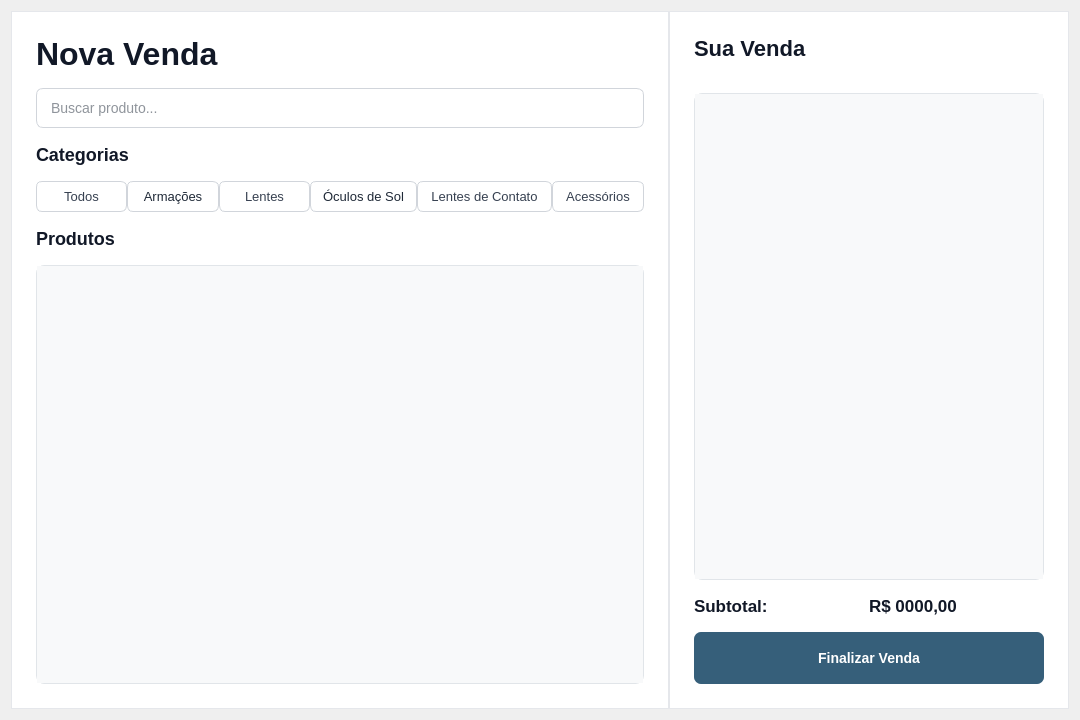
<?xml version="1.0" encoding="UTF-8"?>
<ui version="4.0">
 <class>salePage</class>
 <widget class="QWidget" name="salePage">
  <property name="geometry">
   <rect>
    <x>0</x>
    <y>0</y>
    <width>1080</width>
    <height>720</height>
   </rect>
  </property>
  <property name="windowTitle">
   <string>Form</string>
  </property>
  <property name="styleSheet">
   <string notr="true">
/* =========================================================
   3. CONTENT FRAME - NOVA VENDA
   ========================================================= */

QFrame#contentFrame {
    background-color: #FFFFFF;
    border: 1px solid #E5E7EB;
}


/* ---------- Título ---------- */

QLabel#pageTitleLabel {
    color: #111827;

    font-size: 32px;
    font-weight: 700;

    background-color: transparent;
    border: none;
}


/* ---------- Títulos de seção ---------- */

QLabel#categoriesLabel,
QLabel#productsLabel {

    color: #111827;

    font-size: 18px;
    font-weight: 600;

    background-color: transparent;
    border: none;
}


/* =========================================================
   4. CAMPO DE BUSCA
   ========================================================= */

QLineEdit#productSearch {

    background-color: #FFFFFF;

    color: #1F2937;

    border: 1px solid #D1D5DB;
    border-radius: 7px;

    padding: 9px 12px;

    font-size: 14px;
}


QLineEdit#productSearch:hover {
    border: 1px solid #9CA3AF;
}


QLineEdit#productSearch:focus {
    background-color: #FFFFFF;

    border: 1px solid #4F7FA3;
}


/* =========================================================
   5. CATEGORIAS
   ========================================================= */

QWidget#categoryContainer {
    background-color: transparent;

    border: none;
}


/* ---------- Botões ---------- */

QPushButton#allCategoriesButton,
QPushButton#frameCategoryButton,
QPushButton#lensCategoryButton,
QPushButton#sunglassesCategoryButton,
QPushButton#contactLensesCategoryButton,
QPushButton#accessoriesCategoryButton {

    background-color: #FFFFFF;

    color: #374151;

    border: 1px solid #D1D5DB;
    border-radius: 6px;

    padding: 7px 13px;

    font-size: 13px;
}


QPushButton#allCategoriesButton:hover,
QPushButton#frameCategoryButton:hover,
QPushButton#lensCategoryButton:hover,
QPushButton#sunglassesCategoryButton:hover,
QPushButton#contactLensesCategoryButton:hover,
QPushButton#accessoriesCategoryButton:hover {

    background-color: #F3F6F9;

    color: #24516F;

    border: 1px solid #9CAFC0;
}


QPushButton#allCategoriesButton:pressed,
QPushButton#frameCategoryButton:pressed,
QPushButton#lensCategoryButton:pressed,
QPushButton#sunglassesCategoryButton:pressed,
QPushButton#contactLensesCategoryButton:pressed,
QPushButton#accessoriesCategoryButton:pressed {

    background-color: #E8EEF3;
}


QPushButton#allCategoriesButton:checked,
QPushButton#frameCategoryButton:checked,
QPushButton#lensCategoryButton:checked,
QPushButton#sunglassesCategoryButton:checked,
QPushButton#contactLensesCategoryButton:checked,
QPushButton#accessoriesCategoryButton:checked {

    background-color: #E7F0F7;

    color: #24516F;

    border: 1px solid #7FA4BF;
}


/* =========================================================
   6. ÁREA DOS PRODUTOS
   ========================================================= */

QScrollArea#productScrollArea {

    background-color: #F8F9FA;

    border: 1px solid #E1E5E9;
    border-radius: 8px;
}


QScrollArea#productScrollArea QWidget#qt_scrollarea_viewport {

    background-color: #F8F9FA;

    border-radius: 8px;
}


QWidget#productsContainer {

    background-color: #F8F9FA;

    border: none;
}


/* =========================================================
   8. SALE FRAME - SUA VENDA
   ========================================================= */

QFrame#saleFrame {
    background-color: #FFFFFF;
    border: 1px solid #E5E7EB;
}


/* ---------- Título ---------- */

QLabel#yourSaleLabel {

    color: #111827;

    font-size: 22px;
    font-weight: 700;

    background-color: transparent;
    border: none;
}


/* =========================================================
   9. SALE SCROLL AREA
   ========================================================= */

QScrollArea#saleScrollArea {

    background-color: #F8F9FA;

    border: 1px solid #E1E5E9;
    border-radius: 8px;
}


QScrollArea#saleScrollArea QWidget#qt_scrollarea_viewport {

    background-color: #F8F9FA;

    border-radius: 8px;
}


QWidget#saleLayoutWidgetContents {

    background-color: #F8F9FA;

    border: none;
}


/* =========================================================
   10. SALE ITEM
   ========================================================= */

QFrame#saleItem {

    background-color: #FFFFFF;

    border: 1px solid #E1E5E9;
    border-radius: 9px;
}


/* ---------- Container ---------- */

QWidget#productContainer,
QWidget#productNameAndPrice,
QWidget#productPriceXQuantityWidget,
QWidget#quantityButtons {

    background-color: transparent;

    border: none;
}


/* ---------- Nome ---------- */

QLabel#productNameLabel {

    color: #111827;

    font-size: 15px;
    font-weight: 600;

    background-color: transparent;
    border: none;
}


/* ---------- Preço unitário ---------- */

QLabel#productBasePriceLabel {

    color: #4B5563;

    font-size: 13px;

    background-color: transparent;
    border: none;
}


/* ---------- Quantidade no preço ---------- */

QLabel#productQuantity {

    color: #4B5563;

    font-size: 13px;

    background-color: transparent;
    border: none;
}


/* ---------- Preço total ---------- */

QLabel#productTotalPrice {

    color: #111827;

    font-size: 14px;
    font-weight: 700;

    background-color: transparent;
    border: none;
}


/* ---------- Quantidade ---------- */

QLabel#productQuantityLabel {

    color: #374151;

    font-size: 13px;
    font-weight: 500;

    background-color: transparent;
    border: none;

    min-width: 20px;
}


/* =========================================================
   11. BOTÕES + E -
   ========================================================= */

QPushButton#decreaseButton,
QPushButton#increaseButton {

    background-color: #F3F4F6;

    color: #374151;

    border: 1px solid #D1D5DB;
    border-radius: 6px;

    min-width: 30px;
    max-width: 30px;

    min-height: 30px;
    max-height: 30px;

    padding: 0;

    font-size: 14px;
    font-weight: 500;
}


QPushButton#decreaseButton:hover,
QPushButton#increaseButton:hover {

    background-color: #E9EEF2;

    color: #24516F;

    border: 1px solid #B8C5CF;
}


QPushButton#decreaseButton:pressed,
QPushButton#increaseButton:pressed {

    background-color: #DCE6EC;
}


/* =========================================================
   12. REMOVER ITEM
   ========================================================= */

QPushButton#removeItem {

    background-color: #FFFFFF;

    color: #6B7280;

    border: 1px solid #D1D5DB;
    border-radius: 6px;

    padding: 6px 11px;

    font-size: 13px;
}


QPushButton#removeItem:hover {

    background-color: #FEF2F2;

    color: #B42318;

    border: 1px solid #F0B4B4;
}


QPushButton#removeItem:pressed {

    background-color: #FEE2E2;
}


/* =========================================================
   13. SUBTOTAL
   ========================================================= */

QWidget#subTotalValueContainer {

    background-color: transparent;

    border: none;
}


QLabel#subtotalLabel {

    color: #111827;

    font-size: 17px;
    font-weight: 600;

    background-color: transparent;
    border: none;
}


QLabel#subtotalValueLabel {

    color: #111827;

    font-size: 17px;
    font-weight: 700;

    background-color: transparent;
    border: none;
}


/* =========================================================
   14. FINALIZAR VENDA
   ========================================================= */

QPushButton#finishSaleButton {

    background-color: #365F7A;

    color: #FFFFFF;

    border: none;
    border-radius: 7px;

    min-height: 38px;

    font-size: 14px;
    font-weight: 600;
}


QPushButton#finishSaleButton:hover {

    background-color: #2E526A;
}


QPushButton#finishSaleButton:pressed {

    background-color: #274657;
}


QPushButton#finishSaleButton:disabled {

    background-color: #CBD5DC;

    color: #F8FAFC;
}


/* =========================================================
   15. SCROLLBARS
   ========================================================= */

QScrollBar:vertical {

    background-color: #F8F9FA;

    width: 10px;

    margin: 4px 3px 4px 0px;

    border: none;

    border-radius: 5px;
}


QScrollBar::handle:vertical {

    background-color: #C7CDD4;

    min-height: 40px;

    border-radius: 5px;
}


QScrollBar::handle:vertical:hover {

    background-color: #AEB7C1;
}


QScrollBar::add-line:vertical,
QScrollBar::sub-line:vertical {

    height: 0px;

    border: none;

    background: none;
}


QScrollBar::add-page:vertical,
QScrollBar::sub-page:vertical {

    background: transparent;
}


/* =========================================================
   16. BOTÕES GENÉRICOS
   =========================================================
   
   Mantido propositalmente no final.
   Os estilos específicos acima têm prioridade por
   utilizarem objectName.
   ========================================================= */

QPushButton {

    background-color: #FFFFFF;

    color: #1F2937;

    border: 1px solid #D1D5DB;

    border-radius: 6px;

    padding: 7px 12px;

    font-size: 13px;
}


QPushButton:hover {

    background-color: #F3F4F6;

    border: 1px solid #B7BEC7;
}


QPushButton:pressed {

    background-color: #E5E7EB;
}


QPushButton:disabled {

    background-color: #F3F4F6;

    color: #9CA3AF;

    border: 1px solid #E5E7EB;
}</string>
  </property>
  <layout class="QVBoxLayout" name="verticalLayout_11">
   <item>
    <widget class="QWidget" name="salePageContainer" native="true">
     <property name="minimumSize">
      <size>
       <width>200</width>
       <height>0</height>
      </size>
     </property>
     <layout class="QHBoxLayout" name="horizontalLayout_6">
      <property name="leftMargin">
       <number>0</number>
      </property>
      <property name="topMargin">
       <number>0</number>
      </property>
      <property name="rightMargin">
       <number>0</number>
      </property>
      <property name="bottomMargin">
       <number>0</number>
      </property>
      <item>
       <layout class="QHBoxLayout" name="salePageContainerLayout">
        <property name="spacing">
         <number>0</number>
        </property>
        <item>
         <widget class="QFrame" name="contentFrame">
          <property name="sizePolicy">
           <sizepolicy hsizetype="Expanding" vsizetype="Preferred">
            <horstretch>0</horstretch>
            <verstretch>0</verstretch>
           </sizepolicy>
          </property>
          <property name="minimumSize">
           <size>
            <width>320</width>
            <height>0</height>
           </size>
          </property>
          <property name="styleSheet">
           <string notr="true"/>
          </property>
          <property name="frameShape">
           <enum>QFrame::Shape::StyledPanel</enum>
          </property>
          <property name="frameShadow">
           <enum>QFrame::Shadow::Raised</enum>
          </property>
          <layout class="QVBoxLayout" name="verticalLayout_5">
           <property name="spacing">
            <number>0</number>
           </property>
           <property name="leftMargin">
            <number>0</number>
           </property>
           <property name="topMargin">
            <number>0</number>
           </property>
           <property name="rightMargin">
            <number>0</number>
           </property>
           <property name="bottomMargin">
            <number>0</number>
           </property>
           <item>
            <layout class="QVBoxLayout" name="contentLayout">
             <property name="spacing">
              <number>16</number>
             </property>
             <property name="leftMargin">
              <number>24</number>
             </property>
             <property name="topMargin">
              <number>24</number>
             </property>
             <property name="rightMargin">
              <number>24</number>
             </property>
             <property name="bottomMargin">
              <number>24</number>
             </property>
             <item>
              <widget class="QLabel" name="pageTitleLabel">
               <property name="sizePolicy">
                <sizepolicy hsizetype="Preferred" vsizetype="Preferred">
                 <horstretch>0</horstretch>
                 <verstretch>0</verstretch>
                </sizepolicy>
               </property>
               <property name="maximumSize">
                <size>
                 <width>16777215</width>
                 <height>40</height>
                </size>
               </property>
               <property name="font">
                <font>
                 <family>Segoe UI</family>
                 <pointsize>-1</pointsize>
                 <bold>true</bold>
                </font>
               </property>
               <property name="text">
                <string>Nova Venda</string>
               </property>
              </widget>
             </item>
             <item>
              <widget class="QLineEdit" name="productSearch">
               <property name="minimumSize">
                <size>
                 <width>0</width>
                 <height>40</height>
                </size>
               </property>
               <property name="placeholderText">
                <string>Buscar produto...</string>
               </property>
              </widget>
             </item>
             <item>
              <widget class="QLabel" name="categoriesLabel">
               <property name="maximumSize">
                <size>
                 <width>16777215</width>
                 <height>30</height>
                </size>
               </property>
               <property name="font">
                <font>
                 <family>Segoe UI</family>
                 <pointsize>-1</pointsize>
                 <fontweight>DemiBold</fontweight>
                </font>
               </property>
               <property name="text">
                <string>Categorias</string>
               </property>
              </widget>
             </item>
             <item>
              <widget class="QWidget" name="categoryContainer" native="true">
               <layout class="QHBoxLayout" name="horizontalLayout_7">
                <property name="spacing">
                 <number>0</number>
                </property>
                <property name="leftMargin">
                 <number>0</number>
                </property>
                <property name="topMargin">
                 <number>0</number>
                </property>
                <property name="rightMargin">
                 <number>0</number>
                </property>
                <property name="bottomMargin">
                 <number>0</number>
                </property>
                <item>
                 <layout class="QHBoxLayout" name="horizontalLayout">
                  <item>
                   <widget class="QPushButton" name="allCategoriesButton">
                    <property name="maximumSize">
                     <size>
                      <width>16777215</width>
                      <height>16777215</height>
                     </size>
                    </property>
                    <property name="text">
                     <string>Todos</string>
                    </property>
                   </widget>
                  </item>
                  <item>
                   <widget class="QPushButton" name="frameCategory">
                    <property name="text">
                     <string>Armações</string>
                    </property>
                   </widget>
                  </item>
                  <item>
                   <widget class="QPushButton" name="lensCategoryButton">
                    <property name="text">
                     <string>Lentes</string>
                    </property>
                   </widget>
                  </item>
                  <item>
                   <widget class="QPushButton" name="pushButton">
                    <property name="text">
                     <string>Óculos de Sol</string>
                    </property>
                   </widget>
                  </item>
                  <item>
                   <widget class="QPushButton" name="contactLensesCategoryButton">
                    <property name="minimumSize">
                     <size>
                      <width>0</width>
                      <height>0</height>
                     </size>
                    </property>
                    <property name="text">
                     <string>Lentes de Contato</string>
                    </property>
                   </widget>
                  </item>
                  <item>
                   <widget class="QPushButton" name="accessoriesCategoryButton">
                    <property name="text">
                     <string>Acessórios</string>
                    </property>
                   </widget>
                  </item>
                 </layout>
                </item>
               </layout>
              </widget>
             </item>
             <item>
              <widget class="QLabel" name="productsLabel">
               <property name="font">
                <font>
                 <family>Segoe UI</family>
                 <pointsize>-1</pointsize>
                 <fontweight>DemiBold</fontweight>
                </font>
               </property>
               <property name="text">
                <string>Produtos</string>
               </property>
              </widget>
             </item>
             <item>
              <widget class="QScrollArea" name="productScrollArea">
               <property name="widgetResizable">
                <bool>true</bool>
               </property>
               <widget class="QWidget" name="productsContainer">
                <property name="geometry">
                 <rect>
                  <x>0</x>
                  <y>0</y>
                  <width>608</width>
                  <height>404</height>
                 </rect>
                </property>
                <layout class="QGridLayout" name="gridLayout_3">
                 <property name="leftMargin">
                  <number>0</number>
                 </property>
                 <property name="topMargin">
                  <number>0</number>
                 </property>
                 <property name="rightMargin">
                  <number>0</number>
                 </property>
                 <property name="bottomMargin">
                  <number>0</number>
                 </property>
                 <property name="spacing">
                  <number>6</number>
                 </property>
                 <item row="0" column="0">
                  <layout class="QGridLayout" name="productsGridLayout">
                   <property name="leftMargin">
                    <number>12</number>
                   </property>
                   <property name="topMargin">
                    <number>12</number>
                   </property>
                   <property name="rightMargin">
                    <number>12</number>
                   </property>
                   <property name="bottomMargin">
                    <number>12</number>
                   </property>
                   <property name="spacing">
                    <number>16</number>
                   </property>
                  </layout>
                 </item>
                </layout>
               </widget>
              </widget>
             </item>
            </layout>
           </item>
          </layout>
         </widget>
        </item>
        <item>
         <widget class="QFrame" name="saleFrame">
          <property name="sizePolicy">
           <sizepolicy hsizetype="Preferred" vsizetype="Expanding">
            <horstretch>0</horstretch>
            <verstretch>0</verstretch>
           </sizepolicy>
          </property>
          <property name="minimumSize">
           <size>
            <width>330</width>
            <height>0</height>
           </size>
          </property>
          <property name="maximumSize">
           <size>
            <width>400</width>
            <height>16777215</height>
           </size>
          </property>
          <property name="baseSize">
           <size>
            <width>0</width>
            <height>0</height>
           </size>
          </property>
          <property name="frameShape">
           <enum>QFrame::Shape::StyledPanel</enum>
          </property>
          <property name="frameShadow">
           <enum>QFrame::Shadow::Raised</enum>
          </property>
          <layout class="QVBoxLayout" name="verticalLayout_8">
           <property name="spacing">
            <number>6</number>
           </property>
           <property name="leftMargin">
            <number>0</number>
           </property>
           <property name="topMargin">
            <number>0</number>
           </property>
           <property name="rightMargin">
            <number>0</number>
           </property>
           <property name="bottomMargin">
            <number>0</number>
           </property>
           <item>
            <layout class="QVBoxLayout" name="verticalLayout">
             <property name="spacing">
              <number>16</number>
             </property>
             <property name="leftMargin">
              <number>24</number>
             </property>
             <property name="topMargin">
              <number>24</number>
             </property>
             <property name="rightMargin">
              <number>24</number>
             </property>
             <property name="bottomMargin">
              <number>24</number>
             </property>
             <item>
              <widget class="QLabel" name="yourSaleLabel">
               <property name="font">
                <font>
                 <family>Segoe UI</family>
                 <pointsize>-1</pointsize>
                 <bold>true</bold>
                </font>
               </property>
               <property name="text">
                <string>Sua Venda</string>
               </property>
              </widget>
             </item>
             <item>
              <widget class="QWidget" name="customerContainer" native="true">
               <property name="minimumSize">
                <size>
                 <width>0</width>
                 <height>0</height>
                </size>
               </property>
               <layout class="QVBoxLayout" name="verticalLayout_9">
                <property name="leftMargin">
                 <number>0</number>
                </property>
                <property name="topMargin">
                 <number>0</number>
                </property>
                <property name="rightMargin">
                 <number>0</number>
                </property>
                <property name="bottomMargin">
                 <number>0</number>
                </property>
                <item>
                 <layout class="QVBoxLayout" name="customerContainerLayout"/>
                </item>
               </layout>
              </widget>
             </item>
             <item>
              <widget class="QScrollArea" name="saleScrollArea">
               <property name="widgetResizable">
                <bool>true</bool>
               </property>
               <widget class="QWidget" name="saleLayoutWidgetContents">
                <property name="geometry">
                 <rect>
                  <x>0</x>
                  <y>0</y>
                  <width>348</width>
                  <height>476</height>
                 </rect>
                </property>
                <layout class="QVBoxLayout" name="verticalLayout_10">
                 <item>
                  <layout class="QVBoxLayout" name="saleItemsVLayout"/>
                 </item>
                </layout>
               </widget>
              </widget>
             </item>
             <item>
              <widget class="QWidget" name="subTotalValueContainer" native="true">
               <layout class="QHBoxLayout" name="horizontalLayout_8">
                <property name="spacing">
                 <number>0</number>
                </property>
                <property name="leftMargin">
                 <number>0</number>
                </property>
                <property name="topMargin">
                 <number>0</number>
                </property>
                <property name="rightMargin">
                 <number>0</number>
                </property>
                <property name="bottomMargin">
                 <number>0</number>
                </property>
                <item>
                 <layout class="QHBoxLayout" name="subTotalLayout">
                  <item>
                   <widget class="QLabel" name="subtotalLabel">
                    <property name="font">
                     <font>
                      <family>Segoe UI</family>
                      <pointsize>-1</pointsize>
                      <fontweight>DemiBold</fontweight>
                     </font>
                    </property>
                    <property name="text">
                     <string>Subtotal:</string>
                    </property>
                   </widget>
                  </item>
                  <item>
                   <widget class="QLabel" name="subtotalValueLabel">
                    <property name="font">
                     <font>
                      <family>Segoe UI</family>
                      <pointsize>-1</pointsize>
                      <bold>true</bold>
                     </font>
                    </property>
                    <property name="text">
                     <string>R$ 0000,00</string>
                    </property>
                   </widget>
                  </item>
                 </layout>
                </item>
               </layout>
              </widget>
             </item>
             <item>
              <widget class="QPushButton" name="finishSaleButton">
               <property name="font">
                <font>
                 <family>Segoe UI</family>
                 <pointsize>-1</pointsize>
                 <fontweight>DemiBold</fontweight>
                </font>
               </property>
               <property name="text">
                <string>Finalizar Venda</string>
               </property>
              </widget>
             </item>
            </layout>
           </item>
          </layout>
         </widget>
        </item>
       </layout>
      </item>
     </layout>
    </widget>
   </item>
  </layout>
 </widget>
 <resources/>
 <connections/>
</ui>
